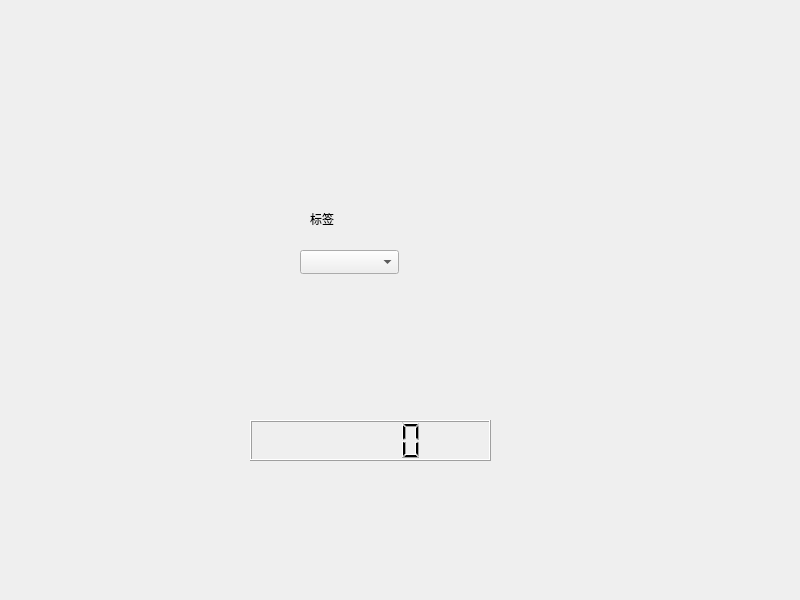
<?xml version="1.0" encoding="UTF-8"?>
<ui version="4.0">
 <class>Widget</class>
 <widget class="QWidget" name="Widget">
  <property name="geometry">
   <rect>
    <x>0</x>
    <y>0</y>
    <width>800</width>
    <height>600</height>
   </rect>
  </property>
  <property name="windowTitle">
   <string>Widget</string>
  </property>
  <widget class="QComboBox" name="comboBox">
   <property name="geometry">
    <rect>
     <x>300</x>
     <y>250</y>
     <width>99</width>
     <height>24</height>
    </rect>
   </property>
  </widget>
  <widget class="QLabel" name="label">
   <property name="geometry">
    <rect>
     <x>310</x>
     <y>210</y>
     <width>81</width>
     <height>18</height>
    </rect>
   </property>
   <property name="text">
    <string>标签</string>
   </property>
  </widget>
  <widget class="QLCDNumber" name="lcdNumber">
   <property name="geometry">
    <rect>
     <x>250</x>
     <y>420</y>
     <width>241</width>
     <height>41</height>
    </rect>
   </property>
  </widget>
 </widget>
 <resources/>
 <connections/>
</ui>
